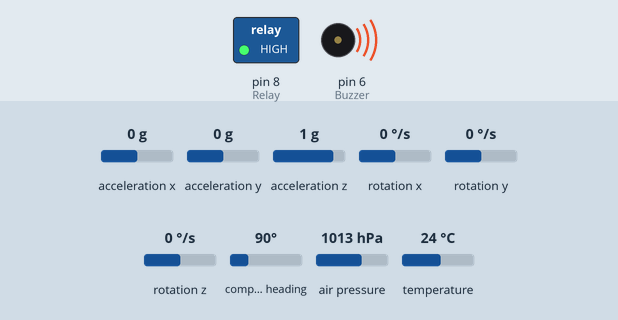
Bench run of a sketch on a simulated Arduino Uno, built with avr-gcc and run on an emulated ATmega328P. On the bench: switched loads named in the sketch (green lamp = pin HIGH), buzzer (waves = sounding). Wiring (inferred from the names in the program): HMC5883L compass at I2C address 0x1E; ADXL345 accelerometer at I2C address 0x53; L3G4200D gyroscope at I2C address 0x69; BMP180 pressure sensor at I2C address 0x77. The inputs (shaded band) are chosen by the test bench; at power-on: acceleration x 0 g, acceleration y 0 g, acceleration z 1 g, rotation x 0 °/s, rotation y 0 °/s, rotation z 0 °/s, compass heading 90°, air pressure 1013 hPa, temperature 24 °C. Storage starts empty; EEPROM starts erased; what the sketch prints to the serial monitor is not drawn.

Above: at 11.4 s.
At 13.4 s:
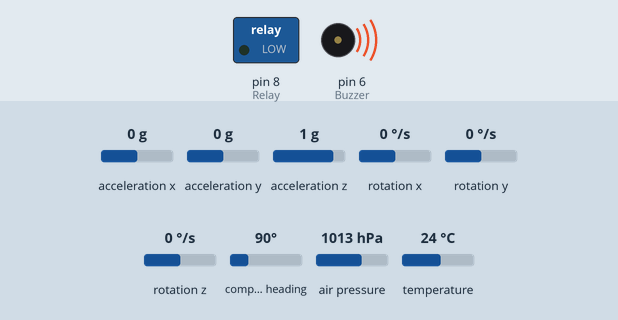
Timing chart, 0 to 14.9 s (numbered marks = the images above):
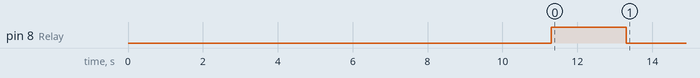

The sketch:

AVersion1-8.ino
```cpp
//Conexiones Módulo MicroSD
//   GND ---> GND
//    5V ---> Vcc
//   D12 ---> MISO
//   D11 ---> MOSI
//   D13 ---> SCK
//   D10 ---> CS

//Conexiones IMU: GY-80
//  3.3V ---> Vcc
//   GND ---> GND
//    A5 ---> SCL
//    A4 ---> SDA

//Conexiones Relevador
//    D8 ---> IN
//   GND ---> GND
//    5V ---> Vcc

/////////////////////////////////////////BIBLIOTECAS/////////////////////////////////////////
#include <Wire.h>        //Libreria para la comunicacion I2C
#include <SFE_BMP180.h>  //Libreria para el barometro
#include <SPI.h>         //Libreria interfaz SPI
#include <SD.h>          //Libreria para tarjetas SD
#include <EEPROM.h>      //Libreria que permite guardar valores cuando el arduino se apaga

/////////////////////////////////////////DEFINICIONES/////////////////////////////////////////
        //--------Micro SD---------
#define SSpin 10                    //Pin Slave Select para el modulo micro SD
        //--------BMP085----------
#define BMP085_ADDRESS 0x77         //Dirección I2C del barometro BMP085
        //--------ADXL345---------
#define ADXL345_ADDRESS 0x53        //Device address in which is also included the 8th bit for selecting the mode, read in this case.
#define Power_Register 0x2D         //Accelerometer Register Addresses
#define X_Axis_Register_DATAX0 0x32 //Hexadecima address for the DATAX0 internal register.
#define X_Axis_Register_DATAX1 0x33 //Hexadecima address for the DATAX1 internal register.
#define Y_Axis_Register_DATAY0 0x34
#define Y_Axis_Register_DATAY1 0x35
#define Z_Axis_Register_DATAZ0 0x36
#define Z_Axis_Register_DATAZ1 0x37
        //--------L3G4200D---------
#define Gyro_L3G4200D_ADDRESS 0x69  //Device address in which is also included the 8th bit for selecting the mode, read in this case.
#define Gyro_gX0 0x28               //Gyro Register Addresses
#define Gyro_gX1 0x29
#define Gyro_gY0 0x2A
#define Gyro_gY1 0x2B
#define Gyro_gZ0 0x2C
#define Gyro_gZ1 0x2D
        //--------MC5883L---------
#define Magnet_MC5883L_ADDRESS 0x1E //I2C 7bit address of HMC5883
#define Magnetometer_mX0 0x03
#define Magnetometer_mX1 0x04
#define Magnetometer_mZ0 0x05
#define Magnetometer_mZ1 0x06
#define Magnetometer_mY0 0x07
#define Magnetometer_mY1 0x08

/////////////////////////////////////////VARIABLES/////////////////////////////////////////
//-->Globales
int Relay = 8;                 //Pin de salida para el relevador
int Buzzer = 6;                //Pin de salida para el buzzer
int numeroDatos = 1;           //Para obtener el numero de datos que queremos
word t0;                       //Tiempo al terminar de configurar
//--> BMP085
float temperature;
float pressure;
float altura;
    //Alturas para el cálculo de la media móvil
    float altura1,altura2,altura3,altura4,altura5,altura6,altura7,altura8;
    float alturaMediaMovil = 0;
    float alturaPendiente = 0;
//--> ADXL345
float aceleracionX;
float aceleracionY;
float aceleracionZ;
//--> L3G4200D
float giroscopioX;
float giroscopioY;
float giroscopioZ;
//--> MC5883L
float magnetometroX;
float magnetometroY;
float magnetometroZ;
        //--------BMP085---------
SFE_BMP180 bmp180;             //Sensor de presion
                               //Formula barometrica
double Temp,Pres;              //Variables de temperatura y presion
float Po = 101325;             //Presión al nivel del mar [Pa]
float M = 0.02896;             //Masa molar del aire [kg/mol]
float TempK;                   //Temperatura en grados kelvin
float R = 8.3143;              //Constante universal de los gases [(N*m)/(mol*K)]
float g = 9.807;               //Aceleración gravitacional [m/s^2]
                               //Valores de calibración
const unsigned char OSS = 0;   //Configuración de sobremuestreo
int ac1,ac2,ac3;
unsigned int ac4,ac5,ac6;
int b1,b2,mb,mc,md;
long b5;
        //--------Modulo Micro SD---------
File archivo;                  //Objeto "archivo" del tipo File
byte nFile;                    //Numero de archivo
        //--------ADXL345---------
int X0,X1,X_out;
int Y0,Y1,Y_out;
int Z1,Z0,Z_out;
float Xa,Ya,Za;
//output value from -1 to +1, Gravity acceleration acting on the X-Axis
//2^8 bytes
float AceleracionXBytes = 256;
        //--------L3G4200D---------
int gX0,gX1,gX_out;
int gY0,gY1,gY_out;
int gZ0,gZ1,gZ_out;
float Xg,Yg,Zg;
float angleX,angleY,angleZ,angleXc,angleYc,angleZc;
unsigned long start,finished,elapsed;
// From the datasheet: 70 mdps/digit
float dpsXDigit = 0.07;      //Angular rate [dps]
float dt=0.015;
        //--------MC5883L---------
int mX0,mX1,mX_out;
int mY0,mY1,mY_out;
int mZ0,mZ1,mZ_out;
float Xm,Ym,Zm;
// From the datasheet: 0.92 mG/digit
float GaussXDigit = 0.00092;     // Gauss unit [G]
//Earth magnetic field ranges from 0.25 to 0.65 Gauss, so these are the values that we need to get approximately.
```

BFunciones.ino
```cpp
//DECLARACION DE FUNCIONES

//--- Funcion de registro de datos ---
void registroDatos()
{
  archivo = SD.open("Datos"+String(nFile)+".txt",FILE_WRITE);
  if(archivo){
      archivo.print(numeroDatos);
      archivo.print(",");
      archivo.print(millis());
      archivo.print(",");
      archivo.print(temperature);
      archivo.print(",");
      archivo.print(pressure);
      archivo.print(",");
      archivo.print(aceleracionX);
      archivo.print(",");
      archivo.print(aceleracionY);
      archivo.print(",");
      archivo.print(aceleracionZ);
      archivo.print(",");
      archivo.print(giroscopioX);
      archivo.print(",");
      archivo.print(giroscopioY);
      archivo.print(",");
      archivo.print(giroscopioZ);
      archivo.print(",");
      archivo.print(magnetometroX);
      archivo.print(",");
      archivo.print(magnetometroY);
      archivo.print(",");
      archivo.print(magnetometroZ);
      archivo.print(",");
      archivo.print(altura);
      archivo.print(",");
      archivo.print(alturaMediaMovil);
      archivo.print(",");
      archivo.println(alturaPendiente);

      archivo.close();
  }
}

//*********************************************************************************************************************************************************************************************
//************************************************************************************* Métodos BMP085 ****************************************************************************************
//*********************************************************************************************************************************************************************************************
void bmp085Calibration(){
  ac1 = bmp085ReadInt(0xAA);          //Almacena todos los valores de calibración del BMP085 en variables globales
  ac2 = bmp085ReadInt(0xAC);          //Valores de calibración son requeridos para calcular temperatura y presión
  ac3 = bmp085ReadInt(0xAE);          //Esta función deberá ser llamada en el inicio del programa
  ac4 = bmp085ReadInt(0xB0);
  ac5 = bmp085ReadInt(0xB2);
  ac6 = bmp085ReadInt(0xB4);
  b1 = bmp085ReadInt(0xB6);
  b2 = bmp085ReadInt(0xB8);
  mb = bmp085ReadInt(0xBA);
  mc = bmp085ReadInt(0xBC);
  md = bmp085ReadInt(0xBE);
}

float bmp085GetTemperature(unsigned int ut){
  long x1,x2;
  x1 = (((long)ut - (long)ac6)*(long)ac5) >> 15;
  x2 = ((long)mc << 11)/(x1+md);
  b5 = x1 + x2;                       //Calcula temperatura en [ºC]
  float temp = ((b5 + 8)>>4);
  temp = temp / 10;
  return temp;
}

long bmp085GetPressure(unsigned long up){
  long x1, x2, x3, b3, b6, p;
  unsigned long b4, b7;               //Calcula presión en [Pa]
  b6 = b5 - 4000;                     //Los valores de calibración deben conocerse
  //Calcular B3                       //b5 también se necesita, por lo que bmp085GetTemperature(...) debe ser llamada primero
  x1 = (b2 * (b6 * b6)>>12)>>11;
  x2 = (ac2 * b6)>>11;
  x3 = x1 + x2;
  b3 = (((((long)ac1)*4 + x3)<<OSS) + 2)>>2;
  //Calcular B4
  x1 = (ac3 * b6)>>13;
  x2 = (b1 * ((b6 * b6)>>12))>>16;
  x3 = ((x1 + x2) + 2)>>2;
  b4 = (ac4 * (unsigned long)(x3 + 32768))>>15;
  //Calcular B7
  b7 = ((unsigned long)(up - b3) * (50000>>OSS));
  if(b7 < 0x80000000)
    p = (b7<<1)/b4;
  else
    p = (b7/b4)<<1;

  x1 = (p>>8) * (p>>8);
  x1 = (x1 * 3038)>>16;
  x2 = (-7357 * p)>>16;
  p += (x1 + x2 + 3791)>>4;

  long temp = p;
  return temp;
}

float altitud(float pressure, float temperature){
  TempK = temperature + 273.15;       //Calcular altitud en [m]
  float altitud = (log(pressure/Po))*((R*TempK)/(M*g))*-1;
  return altitud;
}

//Lee 1 byte desde el BMP085 en "address"
char bmp085Read(unsigned char address){
  unsigned char data;

  Wire.beginTransmission(BMP085_ADDRESS);
  Wire.write(address);
  Wire.endTransmission();

  Wire.requestFrom(BMP085_ADDRESS, 1);
  while(!Wire.available())
    ;
    return Wire.read();
}

//Lee 2 bytes desde el BMP085
//El primer byte será desde "address"
//El segundo byte será desde "address"+1
int bmp085ReadInt(unsigned char address){
  unsigned char msb, lsb;

  Wire.beginTransmission(BMP085_ADDRESS);
  Wire.write(address);
  Wire.endTransmission();

  Wire.requestFrom(BMP085_ADDRESS, 2);
  while(Wire.available()<2)
    ;
  msb = Wire.read();
  lsb = Wire.read();

  return (int) msb<<8 | lsb;
}

//Lee el valor de temperatura descompensada unsigned
int bmp085ReadUT(){
  unsigned int ut;

  // Write 0x2E into Register 0xF4
  // This requests a temperature reading
  Wire.beginTransmission(BMP085_ADDRESS);
  Wire.write(0xF4);
  Wire.write(0x2E);
  Wire.endTransmission();

  // Wait at least 4.5ms
  delay(5);

  // Read two bytes from registers 0xF6 and 0xF7
  ut = bmp085ReadInt(0xF6);
  return ut;
}

// Lee el valor de presión descompensada
unsigned long bmp085ReadUP()
{
  unsigned char msb, lsb, xlsb;
  unsigned long up = 0;

  // Write 0x34+(OSS<<6) into register 0xF4
  // Request a pressure reading w/ oversampling setting
  Wire.beginTransmission(BMP085_ADDRESS);
  Wire.write(0xF4);
  Wire.write(0x34 + (OSS<<6));
  Wire.endTransmission();

  // Wait for conversion, delay time dependent on OSS
  delay(2 + (3<<OSS));

  // Read register 0xF6 (MSB), 0xF7 (LSB), and 0xF8 (XLSB)
  Wire.beginTransmission(BMP085_ADDRESS);
  Wire.write(0xF6);
  Wire.endTransmission();
  Wire.requestFrom(BMP085_ADDRESS, 3);

  // Wait for data to become available
  while(Wire.available() < 3)
    ;
  msb = Wire.read();
  lsb = Wire.read();
  xlsb = Wire.read();

  up = (((unsigned long) msb << 16) | ((unsigned long) lsb << 8) | (unsigned long) xlsb) >> (8-OSS);

  return up;
}

//*********************************************************************************************************************************************************************************************
//************************************************************************************* Métodos ADXL345 ****************************************************************************************
//*********************************************************************************************************************************************************************************************

//Cálculo del eje X
float ejeXacelerometro(){
  Wire.beginTransmission(ADXL345_ADDRESS);       // Begin transmission to the Sensor
  //Ask the particular registers for data
  Wire.write(X_Axis_Register_DATAX0);
  Wire.write(X_Axis_Register_DATAX1);
  Wire.endTransmission();                        // Ends the transmission and transmits the data from the two registers
  Wire.requestFrom(ADXL345_ADDRESS,2);           // Request the transmitted two bytes from the two registers
  if(Wire.available()<=2) {
    X0 = Wire.read();                            //Reads the data from the register
    X1 = Wire.read();
    // Converting the raw data of the X-Axis into X-Axis Acceleration
    // - The output data is Two's complement
    // - X0 as the least significant byte
    // - X1 as the most significant byte
    X1=X1<<8;
    X_out= X0 + X1;
    Xa=X_out/AceleracionXBytes;                        // Xa = output value from -1 to +1, Gravity acceleration acting on the X-Axis
  }
  return Xa;
}

//Cálculo del eje Y
float ejeYacelerometro(){
  Wire.beginTransmission(ADXL345_ADDRESS);
  Wire.write(Y_Axis_Register_DATAY0);
  Wire.write(Y_Axis_Register_DATAY1);
  Wire.endTransmission();
  Wire.requestFrom(ADXL345_ADDRESS,2);
  if(Wire.available()<=2) {
    Y0 = Wire.read();
    Y1 = Wire.read();
    Y1=Y1<<8;
    Y_out= Y0 + Y1;
    Ya=Y_out/AceleracionXBytes;
  }
  return Ya;
}

//Cálculo del eje Z
float ejeZacelerometro(){
  Wire.beginTransmission(ADXL345_ADDRESS);
  Wire.write(Z_Axis_Register_DATAZ0);
  Wire.write(Z_Axis_Register_DATAZ1);
  Wire.endTransmission();
  Wire.requestFrom(ADXL345_ADDRESS,2);
  if(Wire.available()<=2) {
    Z0 = Wire.read();
    Z1 = Wire.read();
    Z1=Z1<<8;
    Z_out= Z0 + Z1;
    Za=Z_out/AceleracionXBytes;
  }
  return Za;
}

//*********************************************************************************************************************************************************************************************
//************************************************************************************* Métodos L3G4200D ****************************************************************************************
//*********************************************************************************************************************************************************************************************
//Cálculo del eje X
float ejeXgiroscopio()
{
Wire.beginTransmission(Gyro_L3G4200D_ADDRESS); // transmit to device
  Wire.write(Gyro_gX0);
  Wire.endTransmission();
  Wire.requestFrom(Gyro_L3G4200D_ADDRESS,1);
  if(Wire.available()<=1)
  {
    gX0 = Wire.read();
  }
  Wire.beginTransmission(Gyro_L3G4200D_ADDRESS); // transmit to device
  Wire.write(Gyro_gX1);
  Wire.endTransmission();
  Wire.requestFrom(Gyro_L3G4200D_ADDRESS,1);
  if(Wire.available()<=1)
  {
    gX1 = Wire.read();
  }
  // Raw Data
  gX1=gX1<<8;
  gX_out =gX0+gX1;

  // From the datasheet: 70 mdps/digit
  Xg=gX_out*dpsXDigit; // Angular rate
  // Angular_rate * dt = angle
  angleXc = Xg*dt;
  angleX = angleX + angleXc;

  return angleX;
}

//Cálculo del eje Y
float ejeYgiroscopio()
{
  Wire.beginTransmission(Gyro_L3G4200D_ADDRESS); // transmit to device
  Wire.write(Gyro_gY0);
  Wire.endTransmission();
  Wire.requestFrom(Gyro_L3G4200D_ADDRESS,1);
  if(Wire.available()<=1)
  {
    gY0 = Wire.read();
  }
  Wire.beginTransmission(Gyro_L3G4200D_ADDRESS); // transmit to device
  Wire.write(Gyro_gY1);
  Wire.endTransmission();
  Wire.requestFrom(Gyro_L3G4200D_ADDRESS,1);
  if(Wire.available()<=1)
  {
    gY1 = Wire.read();
  }
  gY1=gY1<<8;
  gY_out =gY0+gY1;
  Yg=gY_out*dpsXDigit;
  angleYc = Yg*dt;
  angleY = angleY + angleYc;

  return angleY;
}

//Cálculo del eje Z
float ejeZgiroscopio()
{
  Wire.beginTransmission(Gyro_L3G4200D_ADDRESS); // transmit to device
  Wire.write(Gyro_gZ0);
  Wire.endTransmission();
  Wire.requestFrom(Gyro_L3G4200D_ADDRESS,1);
  if(Wire.available()<=1)
  {
    gZ0 = Wire.read();
  }
  Wire.beginTransmission(Gyro_L3G4200D_ADDRESS); // transmit to device
  Wire.write(Gyro_gZ1);
  Wire.endTransmission();
  Wire.requestFrom(Gyro_L3G4200D_ADDRESS,1);
  if(Wire.available()<=1)
  {
    gZ1 = Wire.read();
  }
  gZ1=gZ1<<8;
  gZ_out =gZ0+gZ1;
  Zg=gZ_out*dpsXDigit;
  angleZc = Zg*dt;
  angleZ = angleZ + angleZc;

  return angleZ;
}

//*********************************************************************************************************************************************************************************************
//************************************************************************************* Métodos MC5883L ****************************************************************************************
//*********************************************************************************************************************************************************************************************
//Cálculo del eje X
float ejeXmagnetometro(){
  Wire.beginTransmission(Magnet_MC5883L_ADDRESS);    // transmit to device
  Wire.write(Magnetometer_mX0);
  Wire.write(Magnetometer_mX1);
  Wire.endTransmission();
  Wire.requestFrom(Magnet_MC5883L_ADDRESS,2);
  if(Wire.available()<=2)
  {
    mX0 = Wire.read();
    mX1 = Wire.read();
    mX1= mX1<<8;
    mX_out= mX0 + mX1;                           // Raw data
    // From the datasheet: 0.92 mG/digit
    Xm = mX_out*GaussXDigit;                         // Gauss unit
    //Earth magnetic field ranges from 0.25 to 0.65 Gauss, so these are the values that we need to get approximately.
  }
  return Xm;
}

float ejeYmagnetometro(){
  Wire.beginTransmission(Magnet_MC5883L_ADDRESS);    // transmit to device
  Wire.write(Magnetometer_mY0);
  Wire.write(Magnetometer_mY1);
  Wire.endTransmission();
  Wire.requestFrom(Magnet_MC5883L_ADDRESS,2);
  if(Wire.available()<=2)
  {
    mY0 = Wire.read();
    mY1 = Wire.read();
    mY1= mY1<<8;
    mY_out= mY0 + mY1;
    Ym = mY_out*GaussXDigit;
  }
  return Ym;
}

float ejeZmagnetometro(){
  Wire.beginTransmission(Magnet_MC5883L_ADDRESS);    // transmit to device
  Wire.write(Magnetometer_mZ0);
  Wire.write(Magnetometer_mZ1);
  Wire.endTransmission();
  Wire.requestFrom(Magnet_MC5883L_ADDRESS,2);
  if(Wire.available()<=2)
  {
    mZ0 = Wire.read();
    mZ1 = Wire.read();
    mZ1= mZ1<<8;
    mZ_out= mZ0 + mZ1;
    Zm = mZ_out*GaussXDigit;
  }
  return Zm;
}
```

DCiclo.ino
```cpp
//CICLO PRINCIPAL

void loop() {
  //Nada por aquí
}
```

Source omitted: Configuracion.ino (6939 bytes)
